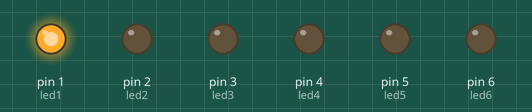
The sketch below on a simulated Arduino Uno, built with avr-gcc and run on an emulated ATmega328P. Parts: output pins drawn as LEDs (lit = HIGH).

Above: at 0.2 s.
At 2.2 s:
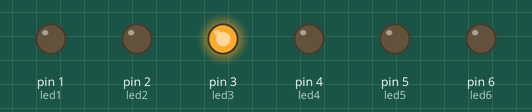
At 3.2 s:
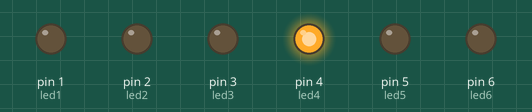
At 3.7 s:
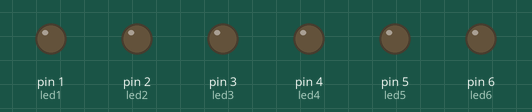
At 5.2 s:
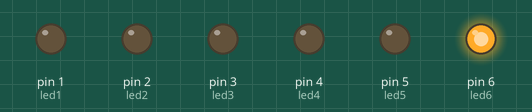
At 7.2 s:
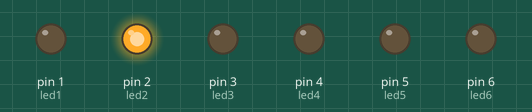
Timing chart, 0 to 7.8 s (numbered marks = the images above):
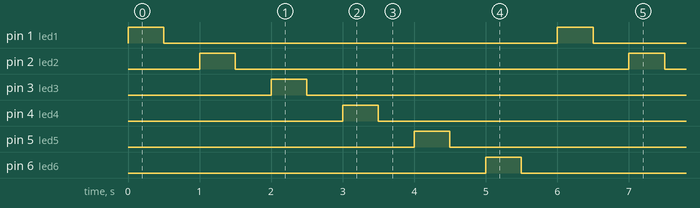

Measured:
- by itself, pin 1 (led1), pin 2 (led2), pin 3 (led3), pin 4 (led4), pin 5 (led5), pin 6 (led6): alternates HIGH for 0.50 s and LOW for 5.5 s
- by itself, everything shown: repeats every 6.0 s, in 12 steps

The sketch:

Pattern_01.ino
```cpp
int led1 = 1;
int led2 = 2;
int led3 = 3;
int led4 = 4;
int led5 = 5;
int led6 = 6;

void setup() {

  pinMode(led1, OUTPUT);
  pinMode(led2, OUTPUT);
  pinMode(led3, OUTPUT);
  pinMode(led4, OUTPUT);
  pinMode(led5, OUTPUT);
  pinMode(led6, OUTPUT);
}

void loop() {

  int time = 500;

  digitalWrite(led1, HIGH);
  delay(time);
  digitalWrite(led1, LOW);
  delay(time);

  digitalWrite(led2, HIGH);
  delay(time);
  digitalWrite(led2, LOW);
  delay(time);

  digitalWrite(led3, HIGH);
  delay(time);
  digitalWrite(led3, LOW);
  delay(time);

  digitalWrite(led4, HIGH);
  delay(time);
  digitalWrite(led4, LOW);
  delay(time);

  digitalWrite(led5, HIGH);
  delay(time);
  digitalWrite(led5, LOW);
  delay(time);

  digitalWrite(led6, HIGH);
  delay(time);
  digitalWrite(led6, LOW);
  delay(time);

}
```
